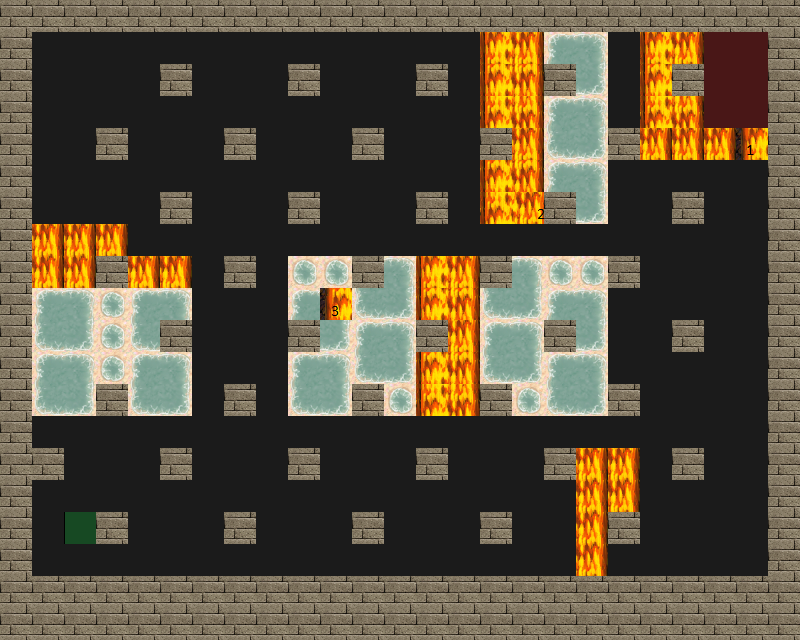

Below is a game level as drawn by its tile map, then a one-line description and the .tmx file that defines it, in full:
An orthogonal 25x20 tile map with 32x32 px tiles, 4 tile layers (Road, Trap, Wall, Utility), 4 tilesets.

<map version="1.0" tiledversion="1.1.5" orientation="orthogonal" renderorder="right-down" width="25" height="20" tilewidth="32" tileheight="32" infinite="0" nextobjectid="1">
 <tileset firstgid="1" source="tilesets/meta.tsx" />
 <tileset firstgid="3" source="tilesets/road.tsx" />
 <tileset firstgid="4" source="tilesets/traps.tsx" />
 <tileset firstgid="196" source="tilesets/wallsandroofs.tsx" />
 <layer name="Road" width="25" height="20">
  <data encoding="csv">
3,3,3,3,3,3,3,3,3,3,3,3,3,3,3,3,3,3,3,3,3,3,3,3,3,
3,3,3,3,3,3,3,3,3,3,3,3,3,3,3,3,3,3,3,3,3,3,3,3,3,
3,3,3,3,3,3,3,3,3,3,3,3,3,3,3,3,3,3,3,3,3,3,3,3,3,
3,3,3,3,3,3,3,3,3,3,3,3,3,3,3,3,3,3,3,3,3,3,3,3,3,
3,3,3,3,3,3,3,3,3,3,3,3,3,3,3,3,3,3,3,3,3,3,3,3,3,
3,3,3,3,3,3,3,3,3,3,3,3,3,3,3,3,3,3,3,3,3,3,3,3,3,
3,3,3,3,3,3,3,3,3,3,3,3,3,3,3,3,3,3,3,3,3,3,3,3,3,
3,3,3,3,3,3,3,3,3,3,3,3,3,3,3,3,3,3,3,3,3,3,3,3,3,
3,3,3,3,3,3,3,3,3,3,3,3,3,3,3,3,3,3,3,3,3,3,3,3,3,
3,3,3,3,3,3,3,3,3,3,3,3,3,3,3,3,3,3,3,3,3,3,3,3,3,
3,3,3,3,3,3,3,3,3,3,3,3,3,3,3,3,3,3,3,3,3,3,3,3,3,
3,3,3,3,3,3,3,3,3,3,3,3,3,3,3,3,3,3,3,3,3,3,3,3,3,
3,3,3,3,3,3,3,3,3,3,3,3,3,3,3,3,3,3,3,3,3,3,3,3,3,
3,3,3,3,3,3,3,3,3,3,3,3,3,3,3,3,3,3,3,3,3,3,3,3,3,
3,3,3,3,3,3,3,3,3,3,3,3,3,3,3,3,3,3,3,3,3,3,3,3,3,
3,3,3,3,3,3,3,3,3,3,3,3,3,3,3,3,3,3,3,3,3,3,3,3,3,
3,3,3,3,3,3,3,3,3,3,3,3,3,3,3,3,3,3,3,3,3,3,3,3,3,
3,3,3,3,3,3,3,3,3,3,3,3,3,3,3,3,3,3,3,3,3,3,3,3,3,
3,3,3,3,3,3,3,3,3,3,3,3,3,3,3,3,3,3,3,3,3,3,3,3,3,
3,3,3,3,3,3,3,3,3,3,3,3,3,3,3,3,3,3,3,3,3,3,3,3,3
</data>
 </layer>
 <layer name="Trap" width="25" height="20">
  <data encoding="csv">
0,0  ,0  ,0  ,0  ,0  ,0  ,0  ,0  ,0  ,0  ,0  ,0  ,0  ,0  ,0  ,0  ,0  ,0  ,0  ,0  ,0  ,0  ,0  ,0  ,
0,0  ,0  ,0  ,0  ,0  ,0  ,0  ,0  ,0  ,0  ,0  ,0  ,0  ,0  ,162,163,80,81,0  ,162,163,0  ,0  ,0  ,
0,0  ,0  ,0  ,0  ,0  ,0  ,0  ,0  ,0  ,0  ,0  ,0  ,0  ,0  ,178,179,96,97,0  ,178,179,0  ,0  ,0  ,
0,0  ,0  ,0  ,0  ,0  ,0  ,0  ,0  ,0  ,0  ,0  ,0  ,0  ,0  ,194,195,80,81,0  ,194,195,0  ,0  ,0  ,
0,0  ,0  ,0  ,0  ,0  ,0  ,0  ,0  ,0  ,0  ,0  ,0  ,0  ,0  ,162,163,96,97,0  ,163,163,163,160,0  ,
0,0  ,0  ,0  ,0  ,0  ,0  ,0  ,0  ,0  ,0  ,0  ,0  ,0  ,0  ,178,179,80,81,0  ,0  ,0  ,0  ,0  ,0  ,
0,0  ,0  ,0  ,0  ,0  ,0  ,0  ,0  ,0  ,0  ,0  ,0  ,0  ,0  ,194,161,96,97,0  ,0  ,0  ,0  ,0  ,0  ,
0,163,163,163,0  ,0  ,0  ,0  ,0  ,0  ,0  ,0  ,0  ,0  ,0  ,0  ,0  ,0  ,0  ,0  ,0  ,0  ,0  ,0  ,0  ,
0,163,163,163,163,163,0  ,0  ,0  ,62,62,80,81,162,163,80,81,62,62,0  ,0  ,0  ,0  ,0  ,0  ,
0,80,81,62,80,81,0  ,0  ,0  ,80,176,96,97,178,179,96,97,80,81,0  ,0  ,0  ,0  ,0  ,0  ,
0,96,97,62,96,97,0  ,0  ,0  ,96,97,80,81,162,163,80,81,96,97,0  ,0  ,0  ,0  ,0  ,0  ,
0,80,81,62,80,81,0  ,0  ,0  ,80,81,96,97,178,179,96,97,80,81,0  ,0  ,0  ,0  ,0  ,0  ,
0,96,97,62,96,97,0  ,0  ,0  ,96,97,62,62,194,195,62,62,96,97,0  ,0  ,0  ,0  ,0  ,0  ,
0,0  ,0  ,0  ,0  ,0  ,0  ,0  ,0  ,0  ,0  ,0  ,0  ,0  ,0  ,0  ,0  ,0  ,0  ,0  ,0  ,0  ,0  ,0  ,0  ,
0,0  ,0  ,0  ,0  ,0  ,0  ,0  ,0  ,0  ,0  ,0  ,0  ,0  ,0  ,0  ,0  ,0  ,163,163,0  ,0  ,0  ,0  ,0  ,
0,0  ,0  ,0  ,0  ,0  ,0  ,0  ,0  ,0  ,0  ,0  ,0  ,0  ,0  ,0  ,0  ,0  ,163,163,0  ,0  ,0  ,0  ,0  ,
0,0  ,0  ,0  ,0  ,0  ,0  ,0  ,0  ,0  ,0  ,0  ,0  ,0  ,0  ,0  ,0  ,0  ,163,163,0  ,0  ,0  ,0  ,0  ,
0,0  ,0  ,0  ,0  ,0  ,0  ,0  ,0  ,0  ,0  ,0  ,0  ,0  ,0  ,0  ,0  ,0  ,163,0  ,0  ,0  ,0  ,0  ,0  ,
0,0  ,0  ,0  ,0  ,0  ,0  ,0  ,0  ,0  ,0  ,0  ,0  ,0  ,0  ,0  ,0  ,0  ,0  ,0  ,0  ,0  ,0  ,0  ,0  ,
0,0  ,0  ,0  ,0  ,0  ,0  ,0  ,0  ,0  ,0  ,0  ,0  ,0  ,0  ,0  ,0  ,0  ,0  ,0  ,0  ,0  ,0  ,0  ,0  
</data>
 </layer>
 <layer name="Wall" width="25" height="20">
  <data encoding="csv">
261,261,261,261,261,261,261,261,261,261,261,261,261,261,261,261,261,261,261,261,261,261,261,261,261,
261,0  ,0  ,0  ,0  ,0  ,0  ,0  ,0  ,0  ,0  ,0  ,0  ,0  ,0  ,0  ,0  ,0  ,0  ,0  ,0  ,0  ,0  ,0  ,261,
261,0  ,0  ,0  ,0  ,261,0  ,0  ,0  ,261,0  ,0  ,0  ,261,0  ,0  ,0  ,261,0  ,0  ,0  ,261,0  ,0  ,261,
261,0  ,0  ,0  ,0  ,0  ,0  ,0  ,0  ,0  ,0  ,0  ,0  ,0  ,0  ,0  ,0  ,0  ,0  ,0  ,0  ,0  ,0  ,0  ,261,
261,0  ,0  ,261,0  ,0  ,0  ,261,0  ,0  ,0  ,261,0  ,0  ,0  ,261,0  ,0  ,0  ,261,0  ,0  ,0  ,0  ,261,
261,0  ,0  ,0  ,0  ,0  ,0  ,0  ,0  ,0  ,0  ,0  ,0  ,0  ,0  ,0  ,0  ,0  ,0  ,0  ,0  ,0  ,0  ,0  ,261,
261,0  ,0  ,0  ,0  ,261,0  ,0  ,0  ,261,0  ,0  ,0  ,261,0  ,0  ,0  ,261,0  ,0  ,0  ,261,0  ,0  ,261,
261,0  ,0  ,0  ,0  ,0  ,0  ,0  ,0  ,0  ,0  ,0  ,0  ,0  ,0  ,0  ,0  ,0  ,0  ,0  ,0  ,0  ,0  ,0  ,261,
261,0  ,0  ,261,0  ,0  ,0  ,261,0  ,0  ,0  ,261,0  ,0  ,0  ,261,0  ,0  ,0  ,261,0  ,0  ,0  ,0  ,261,
261,0  ,0  ,0  ,0  ,0  ,0  ,0  ,0  ,0  ,0  ,0  ,0  ,0  ,0  ,0  ,0  ,0  ,0  ,0  ,0  ,0  ,0  ,0  ,261,
261,0  ,0  ,0  ,0  ,261,0  ,0  ,0  ,261,0  ,0  ,0  ,261,0  ,0  ,0  ,261,0  ,0  ,0  ,261,0  ,0  ,261,
261,0  ,0  ,0  ,0  ,0  ,0  ,0  ,0  ,0  ,0  ,0  ,0  ,0  ,0  ,0  ,0  ,0  ,0  ,0  ,0  ,0  ,0  ,0  ,261,
261,0  ,0  ,261,0  ,0  ,0  ,261,0  ,0  ,0  ,261,0  ,0  ,0  ,261,0  ,0  ,0  ,261,0  ,0  ,0  ,0  ,261,
261,0  ,0  ,0  ,0  ,0  ,0  ,0  ,0  ,0  ,0  ,0  ,0  ,0  ,0  ,0  ,0  ,0  ,0  ,0  ,0  ,0  ,0  ,0  ,261,
261,261,0  ,0  ,0  ,261,0  ,0  ,0  ,261,0  ,0  ,0  ,261,0  ,0  ,0  ,261,0  ,0  ,0  ,261,0  ,0  ,261,
261,0  ,0  ,0  ,0  ,0  ,0  ,0  ,0  ,0  ,0  ,0  ,0  ,0  ,0  ,0  ,0  ,0  ,0  ,0  ,0  ,0  ,0  ,0  ,261,
261,0  ,0  ,261,0  ,0  ,0  ,261,0  ,0  ,0  ,261,0  ,0  ,0  ,261,0  ,0  ,0  ,261,0  ,0  ,0  ,0  ,261,
261,0  ,0  ,0  ,0  ,0  ,0  ,0  ,0  ,0  ,0  ,0  ,0  ,0  ,0  ,0  ,0  ,0  ,0  ,0  ,0  ,0  ,0  ,0  ,261,
261,261,261,261,261,261,261,261,261,261,261,261,261,261,261,261,261,261,261,261,261,261,261,261,261,
261,261,261,261,261,261,261,261,261,261,261,261,261,261,261,261,261,261,261,261,261,261,261,261,261
</data>
 </layer>
 <layer name="Utility" width="25" height="20">
  <data encoding="csv">
0,0  ,0  ,0  ,0  ,0  ,0  ,0  ,0  ,0  ,0  ,0  ,0  ,0  ,0  ,0  ,0  ,0  ,0  ,0  ,0  ,0  ,0  ,0  ,0  ,
0,0  ,0  ,0  ,0  ,0  ,0  ,0  ,0  ,0  ,0  ,0  ,0  ,0  ,0  ,0  ,0  ,0  ,0  ,0  ,0  ,0  ,1,1,0  ,
0,0  ,0  ,0  ,0  ,0  ,0  ,0  ,0  ,0  ,0  ,0  ,0  ,0  ,0  ,0  ,0  ,0  ,0  ,0  ,0  ,0  ,1,1,0  ,
0,0  ,0  ,0  ,0  ,0  ,0  ,0  ,0  ,0  ,0  ,0  ,0  ,0  ,0  ,0  ,0  ,0  ,0  ,0  ,0  ,0  ,1,1,0  ,
0,0  ,0  ,0  ,0  ,0  ,0  ,0  ,0  ,0  ,0  ,0  ,0  ,0  ,0  ,0  ,0  ,0  ,0  ,0  ,0  ,0  ,0  ,0  ,0  ,
0,0  ,0  ,0  ,0  ,0  ,0  ,0  ,0  ,0  ,0  ,0  ,0  ,0  ,0  ,0  ,0  ,0  ,0  ,0  ,0  ,0  ,0  ,0  ,0  ,
0,0  ,0  ,0  ,0  ,0  ,0  ,0  ,0  ,0  ,0  ,0  ,0  ,0  ,0  ,0  ,0  ,0  ,0  ,0  ,0  ,0  ,0  ,0  ,0  ,
0,0  ,0  ,0  ,0  ,0  ,0  ,0  ,0  ,0  ,0  ,0  ,0  ,0  ,0  ,0  ,0  ,0  ,0  ,0  ,0  ,0  ,0  ,0  ,0  ,
0,0  ,0  ,0  ,0  ,0  ,0  ,0  ,0  ,0  ,0  ,0  ,0  ,0  ,0  ,0  ,0  ,0  ,0  ,0  ,0  ,0  ,0  ,0  ,0  ,
0,0  ,0  ,0  ,0  ,0  ,0  ,0  ,0  ,0  ,0  ,0  ,0  ,0  ,0  ,0  ,0  ,0  ,0  ,0  ,0  ,0  ,0  ,0  ,0  ,
0,0  ,0  ,0  ,0  ,0  ,0  ,0  ,0  ,0  ,0  ,0  ,0  ,0  ,0  ,0  ,0  ,0  ,0  ,0  ,0  ,0  ,0  ,0  ,0  ,
0,0  ,0  ,0  ,0  ,0  ,0  ,0  ,0  ,0  ,0  ,0  ,0  ,0  ,0  ,0  ,0  ,0  ,0  ,0  ,0  ,0  ,0  ,0  ,0  ,
0,0  ,0  ,0  ,0  ,0  ,0  ,0  ,0  ,0  ,0  ,0  ,0  ,0  ,0  ,0  ,0  ,0  ,0  ,0  ,0  ,0  ,0  ,0  ,0  ,
0,0  ,0  ,0  ,0  ,0  ,0  ,0  ,0  ,0  ,0  ,0  ,0  ,0  ,0  ,0  ,0  ,0  ,0  ,0  ,0  ,0  ,0  ,0  ,0  ,
0,0  ,0  ,0  ,0  ,0  ,0  ,0  ,0  ,0  ,0  ,0  ,0  ,0  ,0  ,0  ,0  ,0  ,0  ,0  ,0  ,0  ,0  ,0  ,0  ,
0,0  ,0  ,0  ,0  ,0  ,0  ,0  ,0  ,0  ,0  ,0  ,0  ,0  ,0  ,0  ,0  ,0  ,0  ,0  ,0  ,0  ,0  ,0  ,0  ,
0,0  ,2,0  ,0  ,0  ,0  ,0  ,0  ,0  ,0  ,0  ,0  ,0  ,0  ,0  ,0  ,0  ,0  ,0  ,0  ,0  ,0  ,0  ,0  ,
0,0  ,0  ,0  ,0  ,0  ,0  ,0  ,0  ,0  ,0  ,0  ,0  ,0  ,0  ,0  ,0  ,0  ,0  ,0  ,0  ,0  ,0  ,0  ,0  ,
0,0  ,0  ,0  ,0  ,0  ,0  ,0  ,0  ,0  ,0  ,0  ,0  ,0  ,0  ,0  ,0  ,0  ,0  ,0  ,0  ,0  ,0  ,0  ,0  ,
0,0  ,0  ,0  ,0  ,0  ,0  ,0  ,0  ,0  ,0  ,0  ,0  ,0  ,0  ,0  ,0  ,0  ,0  ,0  ,0  ,0  ,0  ,0  ,0  
</data>
 </layer>
</map>
